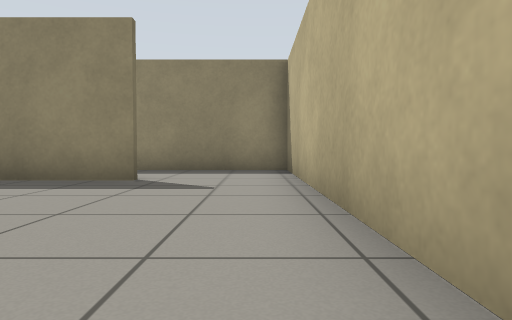
[1] (above)

16 first-person views from a walk through a world built for the Gazebo simulator. The camera is 0.5 m above the floor, tilts 2° down and sees 75° across. The floor is counted in squares, 1 m on a side. Each view is taken from the middle of a square. On the plan, view 1 faces up. The plan holds only what a view shows up to about 9 squares ahead; the rest is blank.

[2]
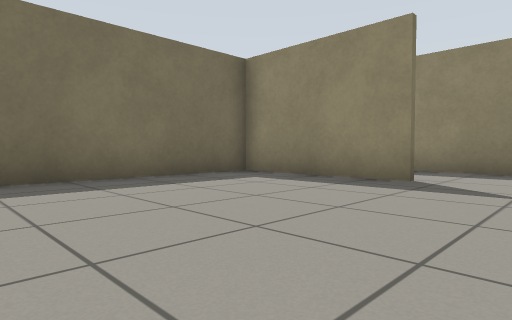

[3]
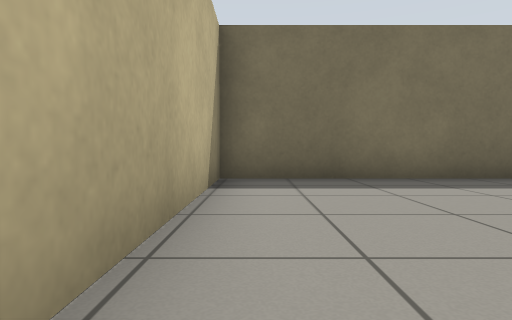

[4]
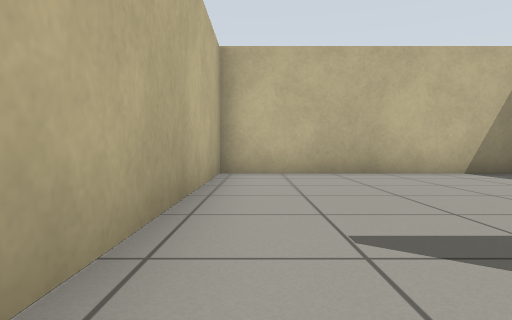

[5]
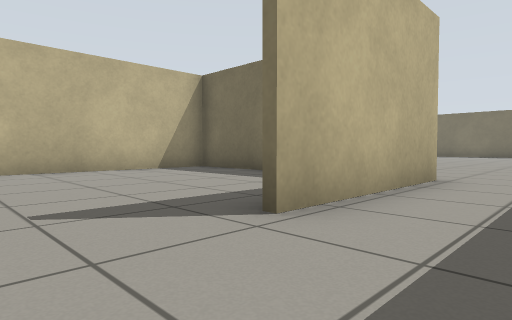

[6]
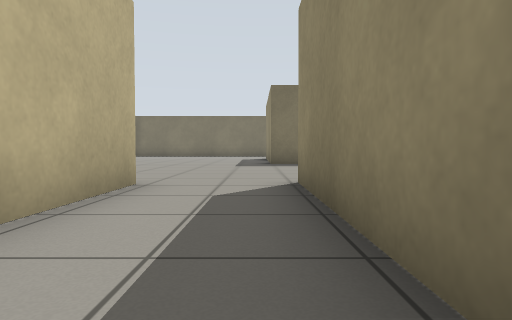

[7]
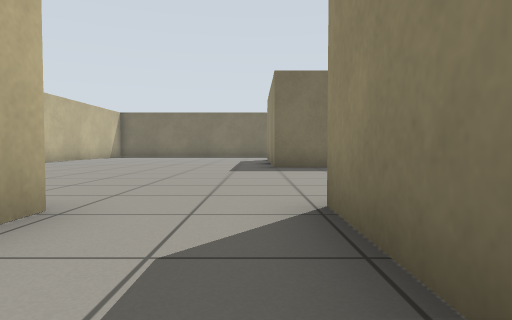

[8]
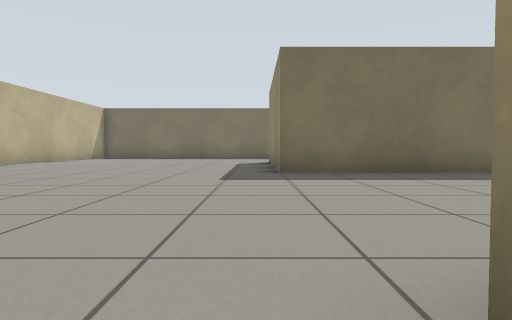

[9]
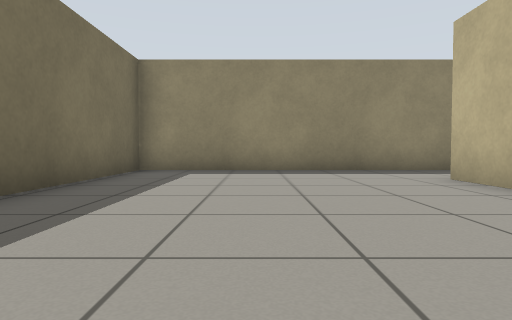

[10]
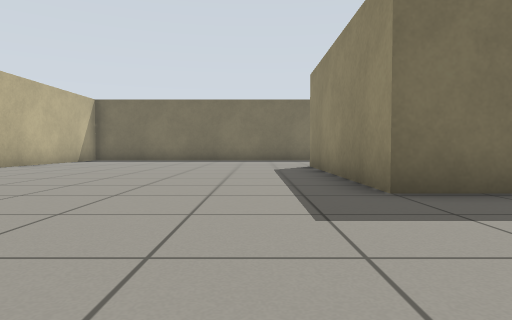

[11]
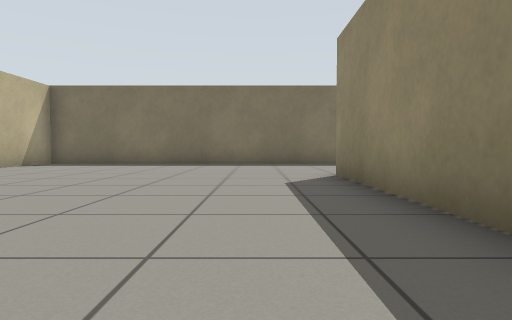

[12]
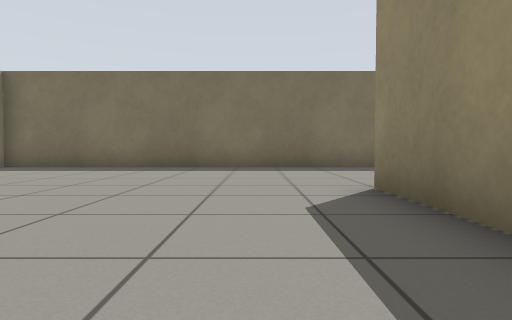

[13]
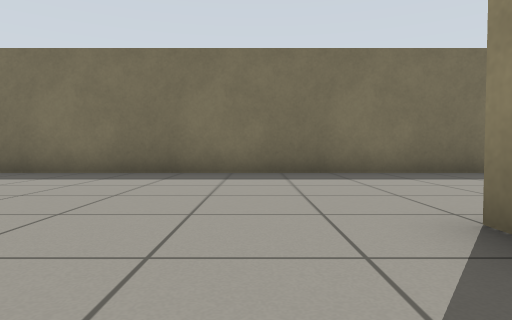

[14]
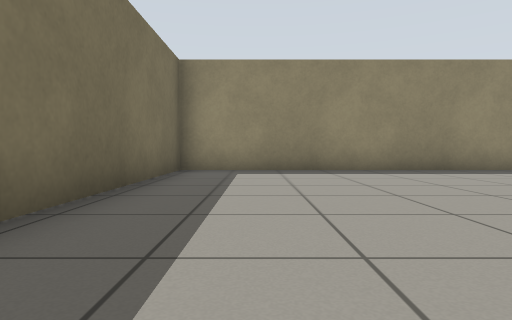

[15]
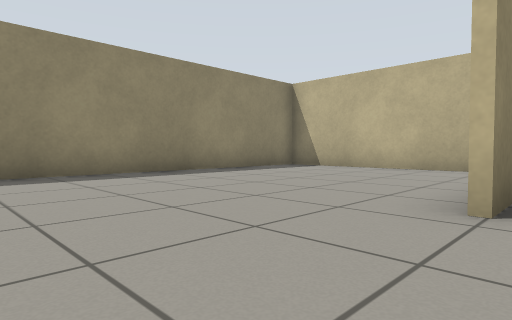

[16]
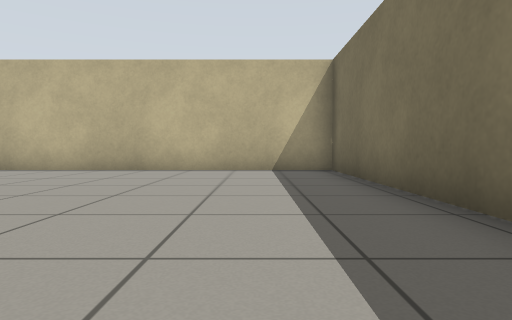

### Floor plan
Points are (right, up) in squares from view 1. A wall is a line through its corners. A room is listed if a view was taken in it or the views show most of it. See-through windows are left out.
Room 1 (views 1, 2, 3)
walls: (-1.9, 5.2) (-5.5, 5.2) (-5.5, -0.6) (0.7, -0.6) (0.7, 5.6)
ways out: opening at (-0.5, 5) to room 2
Room 2 (views 4, 5, 6, 7, 8, 9, 10, 11, 12, 13, 14, 15, 16)
walls: (-11.8, 8.7) (-11.8, 11.6); (-5.7, 5.3) (-1.9, 5.3); (-13.8, 13.6) (-21.7, 13.6) (-21.7, -0.6) (-14.1, -0.6); (-5.9, 10) (-5.9, 11.4); (-5.5, 13.6) (-11.7, 13.6) (-11.7, 7.6) (-17.2, 7.6); (0.7, 5.6) (0.7, 7.6) (-5.9, 7.6)
ways out: opening at (-0.5, 5) to room 1; opening at (-6, 12.5)

Positions as (right, up) in squares from view 1, and headings:
1: (0, 0), facing up
2: (0, 0), facing up-left
3: (0, 0), facing left
4: (0, 6), facing down
5: (0, 7), facing down-left
6: (-1, 7), facing left
7: (-3, 7), facing left
8: (-5, 7), facing left
9: (-9, 6), facing up
10: (-8, 6), facing left
11: (-11, 6), facing left
12: (-13, 6), facing left
13: (-15, 6), facing left
14: (-20, 6), facing up
15: (-20, 7), facing up-right
16: (-20, 7), facing down
